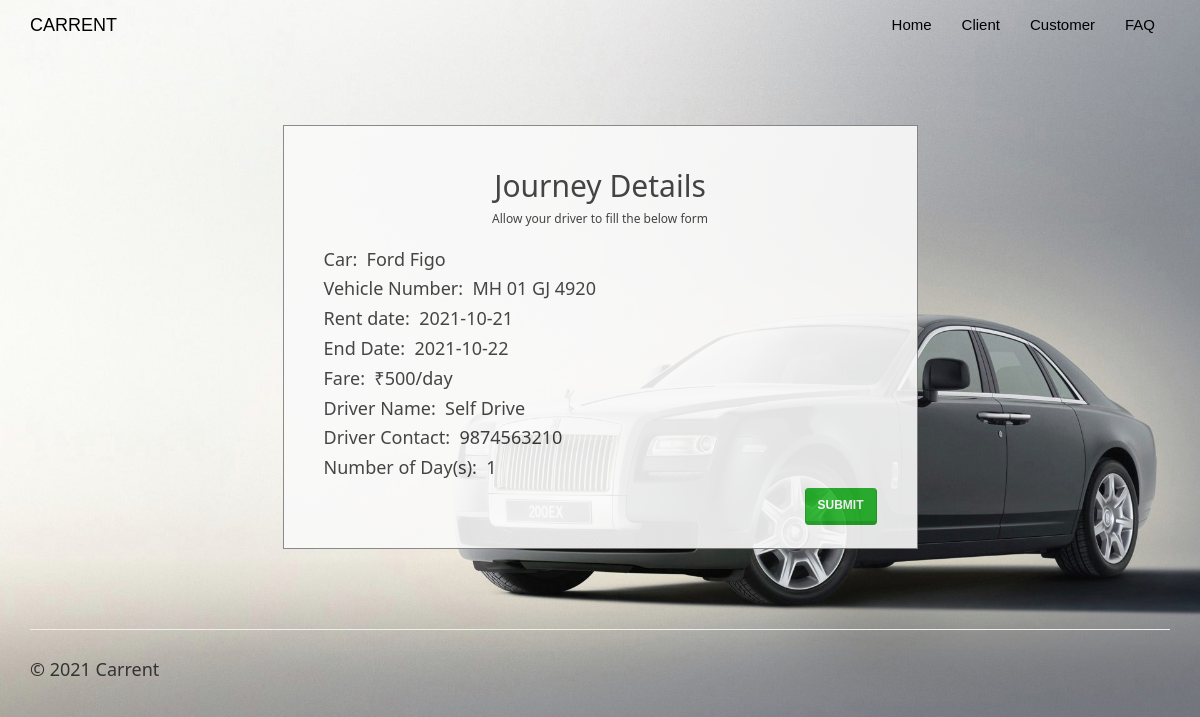
The app's page /returncar.php?id=574681269 with its own data.
### tables this page shows
CREATE TABLE `rentedcars` (
  `id` int(100) NOT NULL,
  `customer_username` varchar(50) NOT NULL,
  `car_id` int(20) NOT NULL,
  `driver_id` int(20) NOT NULL,
  `booking_date` date NOT NULL,
  `rent_start_date` date NOT NULL,
  `rent_end_date` date NOT NULL,
  `car_return_date` date DEFAULT NULL,
  `fare` double NOT NULL,
  `charge_type` varchar(25) NOT NULL DEFAULT 'days',
  `distance` double DEFAULT NULL,
  `no_of_days` int(50) DEFAULT NULL,
  `total_amount` double DEFAULT NULL,
  `return_status` varchar(10) NOT NULL
);

CREATE TABLE `cars` (
  `car_id` int(20) NOT NULL,
  `car_name` varchar(50) NOT NULL,
  `car_nameplate` varchar(50) NOT NULL,
  `car_img` varchar(50) DEFAULT 'NA',
  `ac_price` float NOT NULL,
  `non_ac_price` float NOT NULL,
  `ac_price_per_day` float NOT NULL,
  `non_ac_price_per_day` float NOT NULL,
  `car_availability` varchar(10) NOT NULL
);

CREATE TABLE `driver` (
  `driver_id` int(20) NOT NULL,
  `driver_name` varchar(50) NOT NULL,
  `dl_number` varchar(50) NOT NULL,
  `driver_phone` varchar(15) NOT NULL,
  `driver_address` varchar(50) NOT NULL,
  `driver_gender` varchar(10) NOT NULL,
  `client_username` varchar(50) NOT NULL,
  `driver_availability` varchar(10) NOT NULL
);

### returncar.php (the view, shortened to what this page needs)
<!DOCTYPE html>
<html>
<?php
$conn = Connect();
?>
<head>
<link rel="stylesheet" href="assets/bootstrap/css/bootstrap.min.css">
<link rel="stylesheet" href="assets/fonts/font-awesome.min.css">
    <link rel="stylesheet" href="assets/w3css/w3.css">
<link rel="stylesheet" type="text/css" href="assets/css/customerlogin.css">
<link rel="stylesheet" type="text/css" media="screen" href="assets/css/clientpage.css" />
</head>
<body id="page-top" data-spy="scroll" data-target=".navbar-fixed-top">
    <nav class="navbar navbar-custom navbar-fixed-top" role="navigation" style="color: black">
        <div class="container">
            <div class="navbar-header">
                <a class="navbar-brand page-scroll" href="index.php">
                   CARRENT </a>
            </div>
            <?php
                if(isset($_SESSION['login_client'])){
            ?>
            <div class="collapse navbar-collapse navbar-right navbar-main-collapse">
                <ul class="nav navbar-nav">
                    <li>
                        <a href="index.php">Home</a>
                    </li>
                    <li>
                        <a href="#"><span class="glyphicon glyphicon-user"></span> Welcome <?php echo $_SESSION['login_client']; ?></a>
                    </li>
                    <li>
                    <ul class="nav navbar-nav navbar-right">
            <li><a href="#" class="dropdown-toggle active" data-toggle="dropdown" role="button" aria-haspopup="true" aria-expanded="false"><span class="glyphicon glyphicon-user"></span> Control Panel <span class="caret"></span> </a>
                <ul class="dropdown-menu">
              <li> <a href="entercar.php">Add Car</a></li>
              <li> <a href="enterdriver.php"> Add Driver</a></li>
              <li> <a href="clientview.php">View</a></li>
            </ul>
            </li>
          </ul>
                    </li>
                    <li>
                        <a href="logout.php"><span class="glyphicon glyphicon-log-out"></span> Logout</a>
                    </li>
                </ul>
            </div>
            <?php
            }
                else {
            ?>
            <div class="collapse navbar-collapse navbar-right navbar-main-collapse">
                <ul class="nav navbar-nav">
                    <li>
                        <a href="index.php">Home</a>
                    </li>
                    <li>
                        <a href="clientlogin.php">Client</a>
                    </li>
                    <li>
                        <a href="customerlogin.php">Customer</a>
                    </li>
                    <li>
                        <a href="#"> FAQ </a>
                    </li>
                </ul>
            </div>
                <?php   }
                ?>
        </div>
    </nav>
<?php
function dateDiff($start, $end) {
    $start_ts = strtotime($start);
    $end_ts = strtotime($end);
    $diff = $end_ts - $start_ts;
    return round($diff / 86400);
}
 $id = $_GET["id"];
 $sql1 = "SELECT c.car_name, c.car_nameplate, rc.rent_start_date, rc.rent_end_date, rc.fare, rc.charge_type, d.driver_name, d.driver_phone
 FROM rentedcars rc, cars c, driver d
 WHERE id = '$id' AND c.car_id=rc.car_id AND d.driver_id = rc.driver_id";
 $result1 = $conn->query($sql1);
 if (mysqli_num_rows($result1) > 0) {
    while($row = mysqli_fetch_assoc($result1)) {
        $car_name = $row["car_name"];
        $car_nameplate = $row["car_nameplate"];
        $driver_name = $row["driver_name"];
        $driver_phone = $row["driver_phone"];
        $rent_start_date = $row["rent_start_date"];
        $rent_end_date = $row["rent_end_date"];
        $fare = $row["fare"];
        $charge_type = $row["charge_type"];
        $no_of_days = dateDiff("$rent_start_date", "$rent_end_date");
    }
}
?>
    <div class="container" style="margin-top: 65px;" >
    <div class="col-md-7" style="float: none; margin: 0 auto;">
      <div class="form-area">
        <form role="form" action="printbill.php?id=<?php echo $id ?>" method="POST">
        <br style="clear: both">
          <h3 style="margin-bottom: 5px; text-align: center; font-size: 30px;"> Journey Details </h3>
          <h6 style="margin-bottom: 25px; text-align: center; font-size: 12px;"> Allow your driver to fill the below form </h6>
           <h5> Car:&nbsp;  <?php echo($car_name);?></h5>
           <h5> Vehicle Number:&nbsp;  <?php echo($car_nameplate);?></h5>
           <h5> Rent date:&nbsp;  <?php echo($rent_start_date);?></h5>
           <h5> End Date:&nbsp;  <?php echo($rent_end_date);?></h5>
           <h5> Fare:&nbsp;  ₹<?php
            if($charge_type == "days"){
                    echo ($fare . "/day");
                } else {
                    echo ($fare . "/km");
                }
            ?>
            </h5>
           <h5> Driver Name:&nbsp;  <?php echo($driver_name);?></h5>
           <h5> Driver Contact:&nbsp;  <?php echo($driver_phone);?></h5>
          <?php if($charge_type == "km") { ?>
          <div class="form-group">
            <input type="text" class="form-control" id="distance_or_days" name="distance_or_days" placeholder="Enter the distance travelled (in km)" required="" autofocus>
          </div>
          <?php }  else { ?>
            <h5> Number of Day(s):&nbsp;  <?php echo($no_of_days);?></h5>
          <?php } ?>
           <input type="submit" name="submit" value="submit" class="btn btn-success pull-right">
        </form>
      </div>
    </div>
    </div>
</body>
<footer class="site-footer">
        <div class="container">
            <hr>
            <div class="row">
                <div class="col-sm-6">
                    <h5>© 2021 Carrent</h5>
                </div>
            </div>
        </div>
    </footer>
</html>

### assets/w3css/w3.css (style rules this page uses)
*,*:before,*:after { box-sizing:inherit }
html { -ms-text-size-adjust:100%;-webkit-text-size-adjust:100% }
body { margin:0 }
article,aside,details,figcaption,figure,footer,header,main,menu,nav,section,summary { display:block }
a { background-color:transparent;-webkit-text-decoration-skip:objects }
hr { box-sizing:content-box;height:0;overflow:visible }
button,input,select,textarea { font:inherit;margin:0 }
button,input { overflow:visible }
button,html [type=button],[type=reset],[type=submit] { -webkit-appearance:button }
html,body { font-family:Verdana,sans-serif;font-size:15px;line-height:1.5 }
html { overflow-x:hidden }
h3 { font-size:24px }
h5 { font-size:18px }
h6 { font-size:16px }
h1,h2,h3,h4,h5,h6 { font-family:"Segoe UI",Arial,sans-serif;font-weight:400;margin:10px 0 }
hr { border:0;border-top:1px solid #eee;margin:20px 0 }
a { color:inherit }

### assets/css/customerlogin.css (style rules this page uses)
body, html { height: 100%; }
body { padding-top: 50px; background: url("../../assets/img/forcustomer.png"); background-size: 100%; }
footer { display: block; }

### assets/css/clientpage.css (style rules this page uses)
.form-area { background-color: #FAFAFA; padding: 10px 40px 60px; margin: 10px 0px 60px; border: 1px solid GREY; opacity: 0.9; }

### records on screen
rentedcars: car.car_name "Ford Figo", car.car_nameplate "MH 01 GJ 4920", rent_start_date "2021-10-21", rent_end_date "2021-10-22", fare "500", driver.driver_name "Self Drive", driver.driver_phone "9874563210", no_of_days "1"
